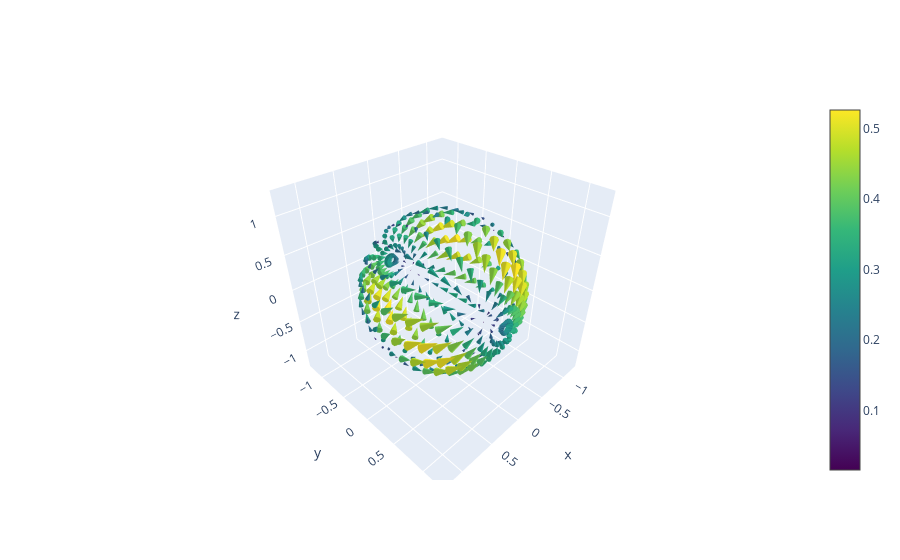

The notebook cell saved with this chart:
### Code cell
l = 2
psi_coeffs = e3nn.IrrepsArray(e3nn.s2_irreps(l)[-1], np.random.rand(2 * l + 1))
psi_sig = create_vector_field(psi_coeffs, basis_fn="Psi", res_beta=20, res_alpha=19)

plot_vector_field(psi_sig).show()

### Figure 1 — Plotly figure (JSON) as saved in the notebook; plotly's stock layout.template omitted (floating-point values rounded to 4 significant figures; data arrays with more than 128 entries replaced by an {"elided": "..."} marker saying what was removed)
{"data": [{"anchor": "tail", "colorscale": [[0, "#440154"], [0.1111, "#482878"], [0.2222, "#3e4989"], [0.3333, "#31688e"], [0.4444, "#26828e"], [0.5556, "#1f9e89"], [0.6667, "#35b779"], [0.7778, "#6ece58"], [0.8889, "#b5de2b"], [1, "#fde725"]], "showscale": true, "sizemode": "scaled", "sizeref": 5, "type": "cone", "u": {"elided": "380 float values"}, "v": {"elided": "380 float values"}, "w": {"elided": "380 float values"}, "x": {"elided": "380 float values"}, "y": {"elided": "380 float values"}, "z": {"elided": "380 float values"}}], "layout": {"scene": {"aspectmode": "data"}}}
